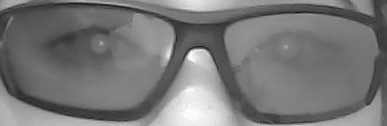
#> input picture Task/Exercise_01/img/imagen.jpeg, 387 x 126 px
$ python intensity_transformation.py
#> lines starting #> are read from the running program, lines starting #| are printed output that depends on the picture
# -*- coding: utf-8 -*-
"""
Created on Mon May 16 14:41:24 2022

@author: Mario Salazar
"""


import cv2 as opencv
import numpy as numpy
from matplotlib import pyplot as plt
import os as os
import functions as f

img = "../img/imagen.jpeg"


# Method to show an original image
def ShowImageOriginal(image):
#> called with image = '../img/imagen.jpeg'
    if os.path.isfile(image):
        vector_image = opencv.imread(image)
#> vector_image is the input picture: shape (126, 387, 3); mean B, G, R 121.2, 118.2, 120.2
        opencv.imshow("Original Image {:} - ".format(image), vector_image)
    else:
        print("No image found!")


def Histogram(image):
    if os.path.isfile(image):
        img = opencv.imread(image)
        image_gray = f.Canny(250, 255)
        hist = opencv.calcHist([image_gray], [0], None, [256], [0, 255])
        fig = plt.figure(1)
        pl = fig.add_subplot(312)
        pl.plot(hist)
        fig.show()
        opencv.waitKey(0)
        opencv.destroyAllWindows()
        plt.close(fig)
    else:
        print("Error")


def HistogramPlt(image):
#> called with image = '../img/imagen.jpeg'
    if os.path.isfile(image):
        image = opencv.imread(image, opencv.IMREAD_GRAYSCALE)
#> image: shape (126, 387); min 12, max 255, mean 119.2
        plt.hist(image.ravel(), 256, [0, 256])
        plt.show()
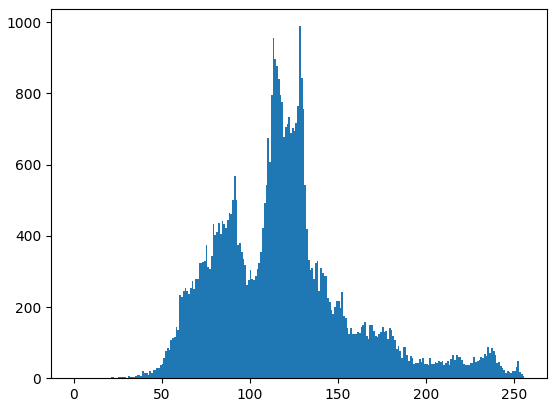
#> figure drawn by matplotlib, 1 panel; tallest bar 989 high, from x = 128 to 129
    else:
        print("Error!")


ShowImageOriginal(img)
HistogramPlt(img)

opencv.waitKey(0)
opencv.destroyAllWindows()
